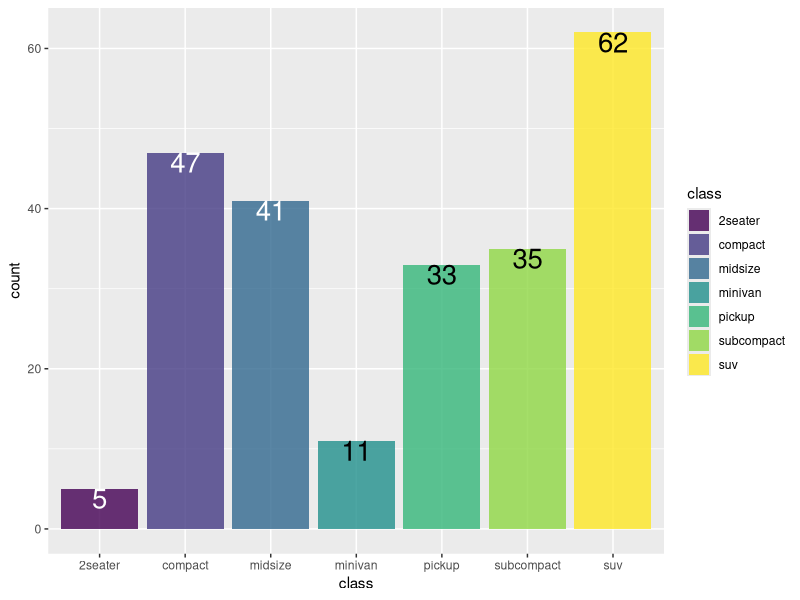

Source code (R):
library(ggplot2)
library(farver)

ggplot(mpg, aes(class,fill=class)) +
  geom_bar(aes(
    fill  = stage(class, after_scale = alpha(fill, 0.8))
  ),lwd=1) +
  geom_text(
    aes(
      y = after_stat(count),
      label = after_stat(count),
      color = stage(class, after_scale = ifelse(
        decode_colour(alpha(color, 0.8),"rgb", "hcl")[, "l"] > 50,
        "black","white")
      )      ),
    stat = "count", vjust = 1, size = 7,
    show.legend = FALSE
  )+
  scale_color_viridis_d()+
  scale_fill_viridis_d()


